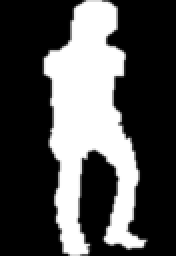
#> input picture part4/GaitImages/00000048.png, 88 x 128 px (shown 2 times larger); its folder holds only this picture in this run
$ python p4.py
#> lines starting #> are read from the running program, lines starting #| are printed output that depends on the picture
import numpy as np
import cv2 as cv
import glob

files = [file for file in glob.glob("GaitImages/" + "*")]
files.sort()

for file in files:
    print(file)
    im = cv.imread(file, 0)
#> im is the input picture: shape (128, 88); min 0, max 255, mean 79.4
    # cv.imshow("im", im)
    # cv.waitKey(0)

    edt_matrix = np.zeros((im.shape[0], im.shape[1])).astype("uint8")

    print("--------row scan-------------")
    for row_index in range(len(im)):
        #print("---------------------")
        indices_nonzero = np.where(im[row_index] > 0)
        #print("indices_nonzero",indices_nonzero[0])
        indices_zero = np.where(im[row_index] == 0)
        #print("indices_zero", indices_zero[0])

        for item in indices_nonzero[0]:
            #print("abs distance", np.abs(indices_zero[0] - item))
            #print("min dis", min(np.abs(indices_zero[0] - item)))
            val = min(np.abs(indices_zero[0] - item))
            edt_matrix[row_index, item] = val
#> this loop made 128 passes
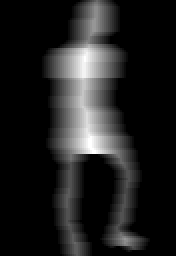
#> edt_matrix: shape (128, 88) (shown 2 times larger); min 0, max 22, mean 2.8; drawn with min black and max white

    sqr_edt_matrix = np.square(edt_matrix)
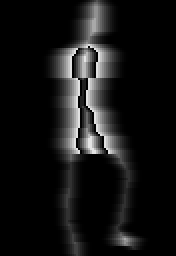
#> sqr_edt_matrix: shape (128, 88) (shown 2 times larger); min 0, max 228, mean 21
    #print(sqr_edt_matrix)


    print("--------column scan-------------")
    for column_index in range(sqr_edt_matrix.shape[1]):
        #print("-------------------")
        #print("column_index", column_index)
        values_in_a_column = sqr_edt_matrix[:,column_index]
        #print("values_in_a_column", values_in_a_column)
        row_indices_in_a_column = np.arange(len(values_in_a_column))
        #print("row indices in a column", row_indices_in_a_column)
        indices_nonzero = np.where(values_in_a_column > 0)
        indices_nonzero_list = indices_nonzero[0]
        #print("indices_nonzero_list", indices_nonzero_list)

        for row_index in indices_nonzero_list:
            row_index_minus_row_indices_squared = np.abs(row_indices_in_a_column - row_index) ** 2
            val = min(values_in_a_column + row_index_minus_row_indices_squared)
            edt_matrix[row_index, column_index] = val
#> this loop made 88 passes
#> indices_nonzero on passes 1 to 12: (empty array,), (empty array,), (empty array,), (empty array,), (empty array,), (empty array,), (empty array,), (empty array,), (empty array,), (empty array,), (empty array,), (empty array,)
#> indices_nonzero_list on passes 22 to 23: [28, 29, 30, 31, 32, 33, 34, 35, 36, 37, 38], [27, 28, 29, 30, 31, 32, 33, 34, 35, 36, 37, 38]
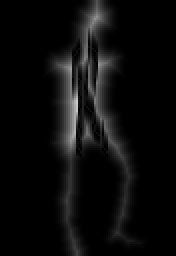
#> edt_matrix: shape (128, 88) (shown 2 times larger); min 0, max 205, mean 11.9

    print(edt_matrix)
#> (printed output is left out)
    cv.imshow("edt", edt_matrix)

    # # using opencv distance transform
    # edt_opencv = cv.distanceTransform(im,cv.DIST_L2,5)
    # cv.imshow("edt_opencv", edt_matrix)

    cv.waitKey(0)

$ run again, on part4/GaitImages/00000059.png
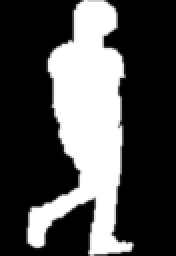
#> input picture part4/GaitImages/00000059.png, 88 x 128 px (shown 2 times larger)
#> im is the input picture: shape (128, 88); min 0, max 255, mean 77.3
#> the loop `for row_index in range(len(im)): #print("---------------------")` made 128 passes
#> `sqr_edt_matrix = np.square(edt_matrix)`:
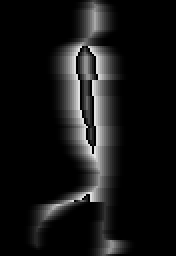
#> sqr_edt_matrix: shape (128, 88) (shown 2 times larger); min 0, max 225, mean 22
#> the loop `for column_index in range(sqr_edt_matrix.shape[1]): #print("----------..` made 88 passes
#> indices_nonzero on passes 1 to 8: (empty array,), (empty array,), (empty array,), (empty array,), (empty array,), (empty array,), (empty array,), (empty array,)
#> after the loop `for column_index in range(sqr_edt_matrix.shape[1]):`:
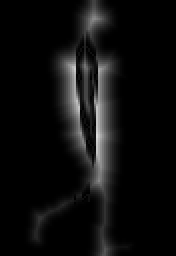
#> edt_matrix: shape (128, 88) (shown 2 times larger); min 0, max 221, mean 13.8
#> (printed output is left out)

$ run again, on part4/GaitImages/00000063.png
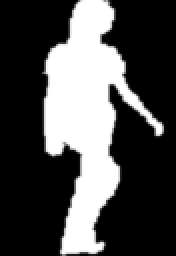
#> input picture part4/GaitImages/00000063.png, 88 x 128 px (shown 2 times larger)
#> im is the input picture: shape (128, 88); min 0, max 255, mean 75.8
#> the loop `for row_index in range(len(im)): #print("---------------------")` made 128 passes
#> `sqr_edt_matrix = np.square(edt_matrix)`:
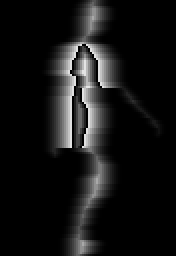
#> sqr_edt_matrix: shape (128, 88) (shown 2 times larger); min 0, max 228, mean 20.8
#> the loop `for column_index in range(sqr_edt_matrix.shape[1]): #print("----------..` made 88 passes
#> indices_nonzero on passes 1 to 8: (empty array,), (empty array,), (empty array,), (empty array,), (empty array,), (empty array,), (empty array,), (empty array,)
#> after the loop `for column_index in range(sqr_edt_matrix.shape[1]):`:
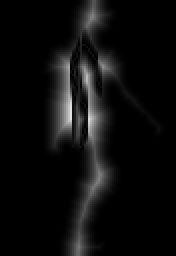
#> edt_matrix: shape (128, 88) (shown 2 times larger); min 0, max 225, mean 13.2
#> (printed output is left out)
